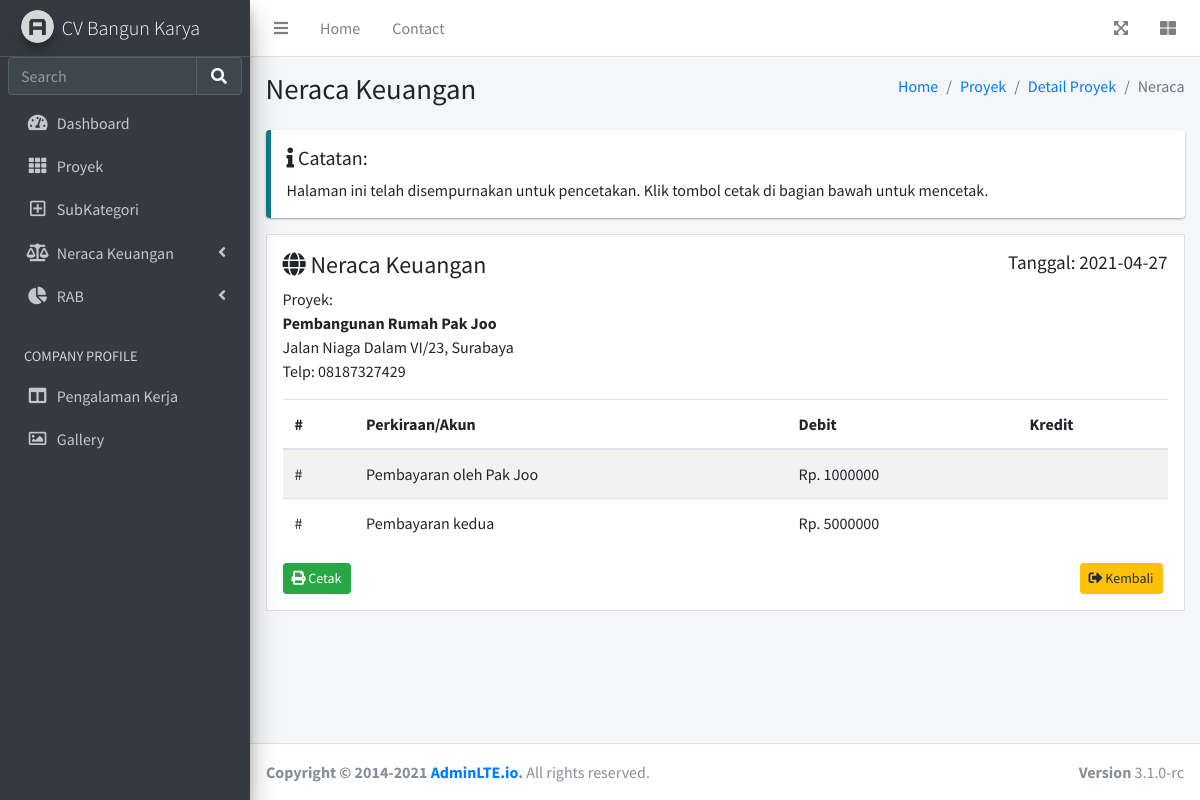
Before: /proyek/neraca/1 with the older database file.
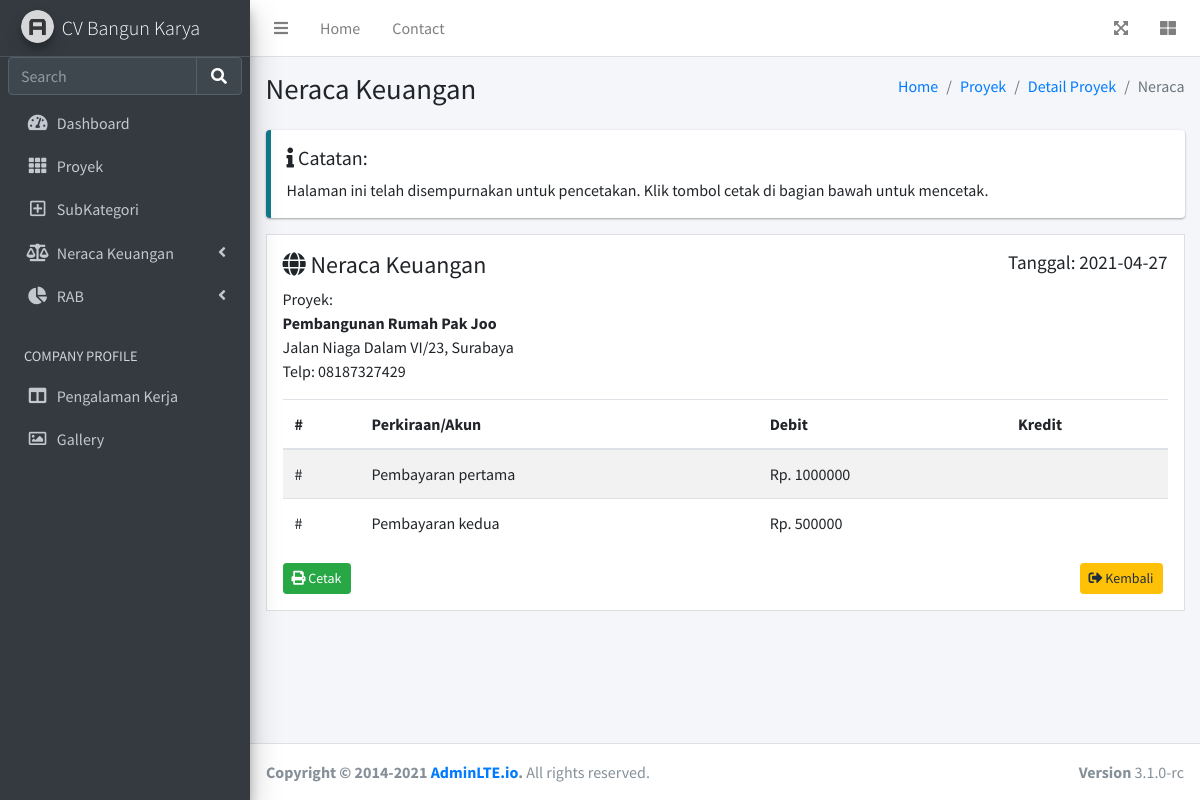
After: the same page with the newer database file.
### app.py (models this page shows)
class Pemasukan(db.Model):
    id = db.Column(db.Integer, primary_key=True)
    nama_proyek = db.Column(db.String(100), nullable=False)
    tanggal = db.Column(db.String(20), nullable=False)
    subkategori = db.Column(db.String(100), nullable=False)
    deskripsi = db.Column(db.String(100), nullable=False)
    jumlah = db.Column(db.String(50), nullable=False)
    bukti = db.Column(db.String(200), nullable=True)
    date_created = db.Column(db.DateTime, default=datetime.utcnow)

### app.py (the view)
@app.route('/proyek/neraca/<int:id>')
def neraca(id):
    tgl = date.today()
    tasks = Proyek.query.get_or_404(id)
    pemasukan = Pemasukan.query.filter_by(nama_proyek=tasks.nama_proyek).all()
    return render_template('proyek/neraca.html', proyek = tasks, tanggal = tgl, pemasukans = pemasukan)

### templates/proyek/neraca.html (shortened to what this page needs)
{% extends 'base.html' %}
{% block body %}
<div class="content-wrapper">
    <section class="content-header">
      <div class="container-fluid">
        <div class="row mb-2">
          <div class="col-sm-6">
            <h1>Neraca Keuangan</h1>
          </div>
          <div class="col-sm-6">
            <ol class="breadcrumb float-sm-right">
              <li class="breadcrumb-item"><a href="/">Home</a></li>
              <li class="breadcrumb-item"><a href="/proyek">Proyek</a></li>
              <li class="breadcrumb-item"><a href="/proyek/{{ proyek.id }}">Detail Proyek</a></li>
              <li class="breadcrumb-item active">Neraca</li>
            </ol>
          </div>
        </div>
      </div>
    </section>
    <section class="content">
      <div class="container-fluid">
        <div class="row">
          <div class="col-12">
            <div class="callout callout-info">
              <h5><i class="fas fa-info"></i> Catatan:</h5>
              Halaman ini telah disempurnakan untuk pencetakan. Klik tombol cetak di bagian bawah untuk mencetak.
            </div>
            <div class="invoice p-3 mb-3">
              <div class="row">
                <div class="col-12">
                  <h4>
                    <i class="fas fa-globe"></i> Neraca Keuangan
                    <small class="float-right">Tanggal: {{ tanggal }}</small>
                  </h4>
                </div>
              </div>
              <div class="row invoice-info">
                <div class="col-sm-4 invoice-col">
                  Proyek:
                  <address>
                    <strong>{{ proyek.nama_proyek }}</strong><br>
                    {{ proyek.lokasi }}<br>
                    Telp: {{ proyek.no_hp }}<br>
                  </address>
                </div>
                <div class="col-sm-4 invoice-col">
                </div>
                <div class="col-sm-4 invoice-col">
                </div>
              </div>
              <div class="row">
                <div class="col-12 table-responsive">
                  <table class="table table-striped">
                    <thead>
                    <tr>
                      <th>#</th>
                      <th>Perkiraan/Akun</th>
                      <th>Debit</th>
                      <th>Kredit</th>
                    </tr>
                    </thead>
                    <tbody>
                    {% for pemasukan in pemasukans %}
                    <tr>
                      <td>#</td>
                      <td>{{ pemasukan.deskripsi }}</td>
                      <td>Rp. {{ pemasukan.jumlah }}</td>
                      <td></td>
                    </tr>
                    {% endfor %}
                    </tbody>
                  </table>
                </div>
              </div>
              <div class="row no-print">
                <div class="col-12">
                  <a href="/proyek/neraca/print/{{ proyek.id }}" rel="noopener" target="_blank" class="btn btn-sm btn-success"><i class="fas fa-print"></i> Cetak</a>
                  <a href="/proyek/{{ proyek.id }}" type="button" class="btn btn-warning float-right btn-sm" style="margin-right: 5px;">
                    <i class="fas fa-sign-out-alt"></i> Kembali
                  </a>
                </div>
              </div>
            </div>
          </div>
        </div>
      </div>
    </section>
  </div>
{% endblock %}

Changed rows visible on the page:
changed Pemasukan: deskripsi "Pembayaran oleh Pak Joo" → "Pembayaran pertama"
changed Pemasukan "Pembayaran kedua": jumlah "5000000" → "500000"
